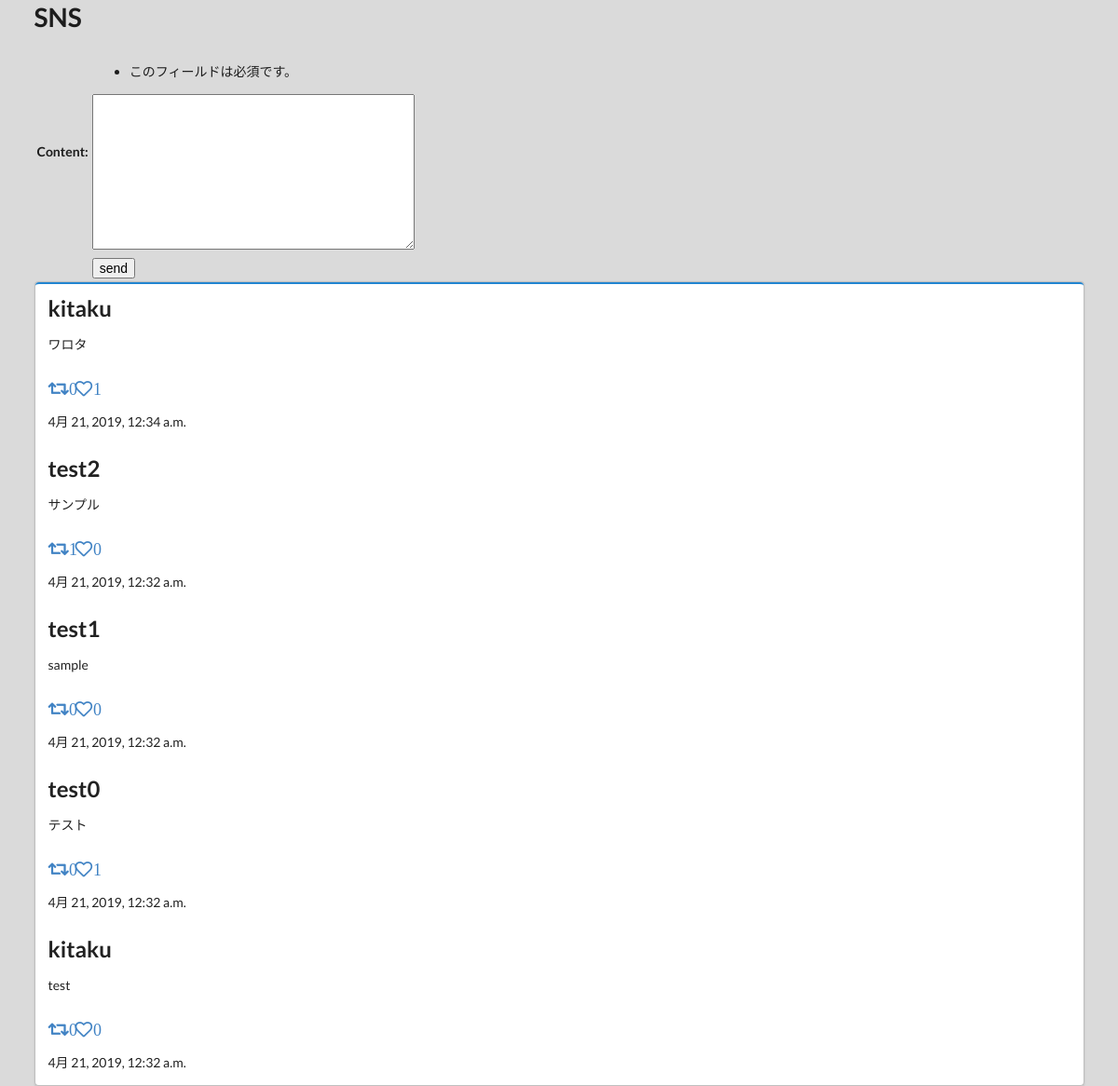
The page /sns/ (signed in) on the database its author committed.
### sns/models.py (models this page shows)
class Message(models.Model):
    owner = models.ForeignKey(User, on_delete=models.CASCADE, related_name='message_owner')
    content = models.TextField(max_length=280)
    share_id = models.IntegerField(default= -1)
    good_count = models.IntegerField(default=0)
    share_count = models.IntegerField(default=0)
    pub_date = models.DateTimeField(auto_now_add = True)
    def __str__(self):
        return str(self.content) + ' (' + str(self.owner) + ')'
    def get_share(self):
        return Message.objects.get(id=self.share_id)
    class Meta:
        ordering = ('-pub_date',)

### sns/views.py (the view)
# urls.py: path('', views.index, name='index'),
@login_required(login_url='/accounts/login/')
def index(request):
    if request.method == 'POST':
        content = request.POST['content']
        msg = Message()
        msg.owner = request.user
        msg.content = content
        msg.save()
        return redirect(to='/sns')
    elif request.method == 'GET':
        messages = Message.objects.all()
        form = PostForm(request.POST)
    params = {
        'login_user' : request.user,
        'form' : form,
        'contents' : messages,
    }
    return render(request, 'sns/index.html' , params)

### sns/forms.py
class PostForm(forms.Form):
    content = forms.CharField(max_length=500, widget=forms.Textarea)

### sns/templates/sns/index.html (shortened to what this page needs)
{% extends 'sns/layout.html' %}
{% block header %}
<h1>SNS</h1>
<table>
  <form class="ui form" action="{% url 'index' %}" method="post">
    {{form.as_table}}
    <tr>
      <td></td>
      <td><input type="submit" name="" value="send"></td>
    </tr>
  </form>
</table>
{% endblock %}
{% block content %}
<div class="ui segments">
  <div class="ui blue segment">
    {% for item in contents %}
    <h2 class="ui header">
      {{item.owner}}
    </h2>
    <div class="contents">
      {{item.content}}
    </div>
    <h3 class="icons">
      <a href="{% url 'share' item.id %}">
        <i class="retweet icon">{{item.share_count}}</i>
      </a>
      <a href="{% url 'good' item.id %}">
        <i class="heart outline icon">{{item.good_count}}</i>
      </a>
    </h3>
      <div class="sub header">
        {{item.pub_date}}
      </div>
    {% endfor %}
  </div>
</div>
{% endblock %}

### sns/static/sns/style.css (style rules this page uses)
body { background-color: #DADADA; }
,main,container { margin-top: : 100px; }

### rows shown on the page
Message: owner "kitaku", content "ワロタ", share_count "0", good_count "1", pub_date "4月 21, 2019, 12:34 a.m."
Message: owner "test2", content "サンプル", share_count "1", good_count "0", pub_date "4月 21, 2019, 12:32 a.m."
Message: owner "test1", content "sample", share_count "0", good_count "0", pub_date "4月 21, 2019, 12:32 a.m."
Message: owner "test0", content "テスト", share_count "0", good_count "1", pub_date "4月 21, 2019, 12:32 a.m."
Message: owner "kitaku", content "test", share_count "0", good_count "0", pub_date "4月 21, 2019, 12:32 a.m."
